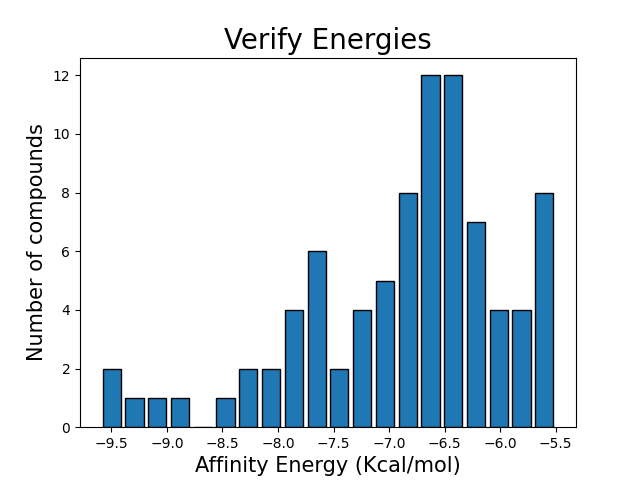

Source code (Python):
#! /usr/bin/python3

import math
import statistics
import pandas as pd
import matplotlib.pyplot as plt
import glob

def main():

	file_pdbqt = glob.glob('*/*.pdbqt')
	file_log = glob.glob('*/*.txt')
	energies = []
	path = []
	CID = []

	for log in file_log:
		with open(log, 'r') as reading:
			line = reading.readlines()[25].rstrip()
			energy_affinity = line[12:17]
		energies.append(energy_affinity)

	for pdbqt in file_pdbqt:
		with open(pdbqt, 'r') as out:
			line_3 = out.readlines()[2].rstrip()
			name_CID = line_3[8:].rstrip()
		path.append(pdbqt)
		CID.append(name_CID)

	new_energies = []

	for x in energies:
		element = x
		for y in [' ']:
			element = element.replace(y, "")
		new_energies.append(float(element))

	with open('verify_energies.txt', 'w') as file:

		arithmetic_average = (math.fsum(new_energies)) / len(new_energies)
		file.write(f'Arithmetic mean of the affinity energy in Kcal/mol: {arithmetic_average}\n')

		more_frequent_energy = statistics.mode(new_energies)
		file.write(f'Most common energy value: {more_frequent_energy}\n')

		median = statistics.median(new_energies)
		file.write(f'Median of energies: {median}\n')

		variance = statistics.variance(new_energies)
		file.write(f'Variance of energies: {variance}\n')

		print('Creating dataframe...\n')

	data = {'Path': path, 'CID Molecule': CID, 'Affinity Energy (Kcal/mol)': new_energies}
	df = pd.DataFrame(data, columns=['Path','CID Molecule','Affinity Energy (Kcal/mol)'])
	df.to_csv('verify_energies.csv')

	print('The verify_energies.csv file has been saved.')

	plt.title('Verify Energies', fontsize = 20)
	plt.xlabel('Affinity Energy (Kcal/mol)', fontsize = 15)
	plt.ylabel('Number of compounds', fontsize = 15)
	plt.hist(new_energies, 20, rwidth = 0.8, edgecolor = 'black')
	plt.savefig('verify_energies.png', format='png')


if __name__ == '__main__':
	main()

